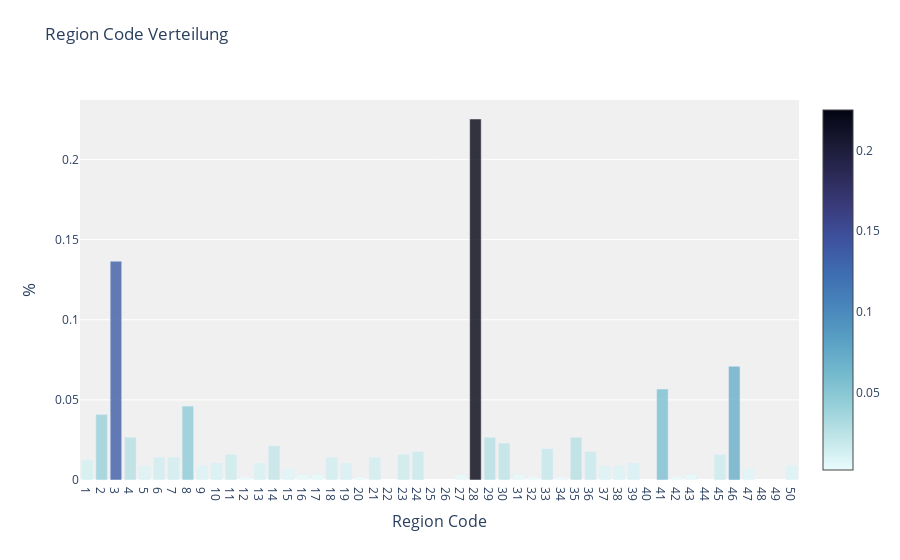

Notebook code for this chart:
### Code cell
# Prozentuale Verteilung je Kategorie in region_code absteigend nach 
# den höchsten Werten in einem df ablegen
df_region_code = round(df_positive['region_code'].value_counts(normalize=True).to_frame().sort_index(), 4)

trace = [
    # Barchart für die Verteilung in der Variable region_code insgesamt erstellen
    go.Bar(x=df_region_code.index,
           y=df_region_code['region_code'],
           opacity=0.8,
           name="total",
           hoverinfo="y",
           marker=dict(
               color=df_region_code['region_code'],
               colorscale='ice',
               reversescale=True,
               showscale=True)
           ),
]

# Layout des Plots definieren
layout = go.Layout(title=dict(text='Region Code Verteilung', y=.95),
                   plot_bgcolor='rgb(240, 240, 240)',
                   autosize=True,
                   xaxis=dict(title="Region Code",
                              titlefont=dict(size=16),
                              tickmode="linear"),
                   yaxis=dict(title="%",
                              titlefont=dict(size=17)),
                   )

# Plot erstellen
fig = dict(data=trace, layout=layout)
py.iplot(fig)

### Figure 1 — Plotly figure (JSON) as saved in the notebook; plotly's stock layout.template omitted (floating-point values rounded to 4 significant figures)
{"data": [{"hoverinfo": "y", "marker": {"color": [0.0124, 0.0408, 0.1365, 0.0266, 0.0089, 0.0142, 0.0142, 0.0461, 0.0089, 0.0106, 0.016, 0.0018, 0.0106, 0.0213, 0.0071, 0.0035, 0.0035, 0.0142, 0.0106, 0.0018, 0.0142, 0.016, 0.0177, 0.0035, 0.2252, 0.0266, 0.023, 0.0035, 0.0018, 0.0195, 0.0018, 0.0266, 0.0177, 0.0089, 0.0089, 0.0106, 0.0567, 0.0018, 0.0035, 0.016, 0.0709, 0.0071, 0.0089], "colorscale": [[0, "rgb(3, 5, 18)"], [0.09091, "rgb(25, 25, 51)"], [0.1818, "rgb(44, 42, 87)"], [0.2727, "rgb(58, 60, 125)"], [0.3636, "rgb(62, 83, 160)"], [0.4545, "rgb(62, 109, 178)"], [0.5455, "rgb(72, 134, 187)"], [0.6364, "rgb(89, 159, 196)"], [0.7273, "rgb(114, 184, 205)"], [0.8182, "rgb(149, 207, 216)"], [0.9091, "rgb(192, 229, 232)"], [1, "rgb(234, 252, 253)"]], "reversescale": true, "showscale": true}, "name": "total", "opacity": 0.8, "type": "bar", "x": [1, 2, 3, 4, 5, 6, 7, 8, 9, 10, 11, 12, 13, 14, 15, 16, 17, 18, 19, 20, 21, 23, 24, 27, 28, 29, 30, 31, 32, 33, 34, 35, 36, 37, 38, 39, 41, 42, 43, 45, 46, 47, 50], "y": [0.0124, 0.0408, 0.1365, 0.0266, 0.0089, 0.0142, 0.0142, 0.0461, 0.0089, 0.0106, 0.016, 0.0018, 0.0106, 0.0213, 0.0071, 0.0035, 0.0035, 0.0142, 0.0106, 0.0018, 0.0142, 0.016, 0.0177, 0.0035, 0.2252, 0.0266, 0.023, 0.0035, 0.0018, 0.0195, 0.0018, 0.0266, 0.0177, 0.0089, 0.0089, 0.0106, 0.0567, 0.0018, 0.0035, 0.016, 0.0709, 0.0071, 0.0089]}], "layout": {"autosize": true, "plot_bgcolor": "rgb(240, 240, 240)", "title": {"text": "Region Code Verteilung", "y": 0.95}, "xaxis": {"tickmode": "linear", "title": {"font": {"size": 16}, "text": "Region Code"}}, "yaxis": {"title": {"font": {"size": 17}, "text": "%"}}}}
